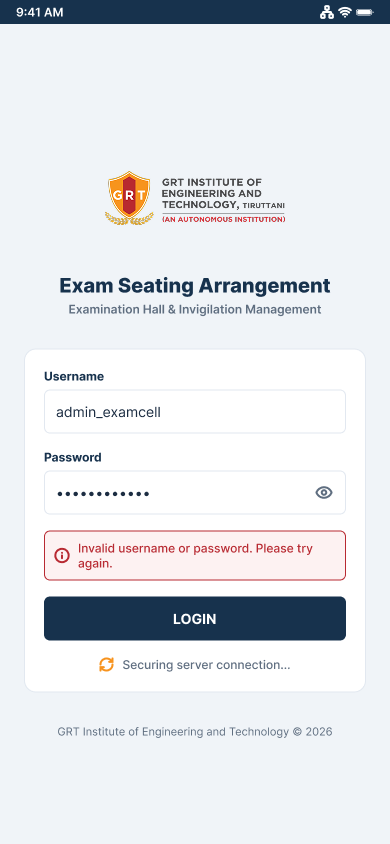
#> input picture ExamSeatingArrangementUI/page-1.png, 390 x 844 px
$ python generate_app_icons.py ../ExamSeatingArrangementUI/page-1.png ../ExamSeatingArrangementUI/page-10.png
#> lines starting #> are read from the running program, lines starting #| are printed output that depends on the picture
"""Generate Android launcher icons from the GRT logo.

Usage: python tools/generate_app_icons.py <logo_path> <res_dir>

Creates:
  drawable-nodpi/ic_launcher_logo_foreground.png   adaptive-icon foreground (432x432)
  mipmap-<density>/ic_launcher.png, ic_launcher_round.png   legacy icons (API 24/25)

The badge/background color is sampled from the logo's top-left corner so the
logo blends seamlessly into the icon.
"""
import os
import sys

from PIL import Image, ImageDraw

SIZES = {"mdpi": 48, "hdpi": 72, "xhdpi": 96, "xxhdpi": 144, "xxxhdpi": 192}
FG = 432
FG_BADGE_RADIUS = 132  # 66% safe zone of the 432px adaptive canvas


def fit(img: Image.Image, box: int) -> Image.Image:
    """Scale image to fit inside a box x box square, keeping aspect ratio."""
    w, h = img.size
    scale = min(box / w, box / h)
    return img.resize((int(w * scale), int(h * scale)), Image.LANCZOS)


def main() -> None:
    logo_path, res_dir = sys.argv[1], sys.argv[2]
    logo = Image.open(logo_path).convert("RGBA")
#> logo is the input picture: PIL image 390x844 RGBA; mean R, G, B, A 226.2, 229, 233.3, 255

    # Sample the logo's own background color (top-left corner).
    corner = logo.getpixel((2, 2))
#> corner = (23, 50, 77, 255)
    bg_rgb = (corner[0], corner[1], corner[2])
#> bg_rgb = (23, 50, 77)

    # ---- Adaptive icon foreground ------------------------------------
    fg = Image.new("RGBA", (FG, FG), (0, 0, 0, 0))
#> fg: PIL image 432x432 RGBA; every value is 0
    draw = ImageDraw.Draw(fg)
    cx = cy = FG // 2
    draw.ellipse(
        (cx - FG_BADGE_RADIUS, cy - FG_BADGE_RADIUS, cx + FG_BADGE_RADIUS, cy + FG_BADGE_RADIUS),
        fill=bg_rgb + (255,),
    )
    inner = int(2 * FG_BADGE_RADIUS * 0.80)
    scaled = fit(logo, inner)
#> in fit, `return img.resize((int(w * scale), int(h * scale)), Image.LANCZOS)`:
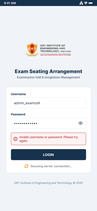
#> returned value: PIL image 97x211 RGBA; mean R, G, B, A 226, 228.9, 233.1, 255
    fg.paste(scaled, (cx - scaled.width // 2, cy - scaled.height // 2), scaled)
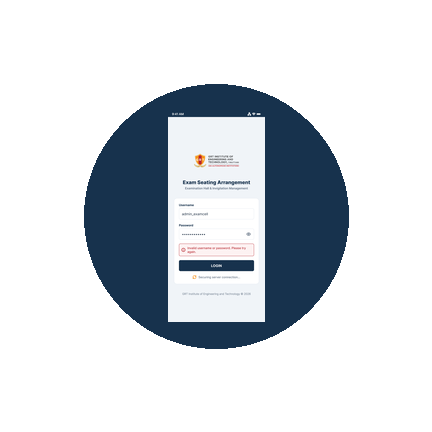
#> fg: PIL image 432x432 RGBA; mean R, G, B, A 29.1, 34.4, 39.9, 75.3; transparent parts drawn white

    out_dir = os.path.join(res_dir, "drawable-nodpi")
    os.makedirs(out_dir, exist_ok=True)
    fg.save(os.path.join(out_dir, "ic_launcher_logo_foreground.png"))

    # ---- Legacy square + round icons per density ----------------------
    for name, size in SIZES.items():
        density_dir = os.path.join(res_dir, "mipmap-" + name)
        os.makedirs(density_dir, exist_ok=True)
        pad = int(size * 0.12)
        scaled = fit(logo, size - 2 * pad)

        square = Image.new("RGBA", (size, size), (0, 0, 0, 0))
        d = ImageDraw.Draw(square)
        d.rounded_rectangle((0, 0, size - 1, size - 1), radius=int(size * 0.18), fill=bg_rgb + (255,))
        square.paste(scaled, ((size - scaled.width) // 2, (size - scaled.height) // 2), scaled)
        square.save(os.path.join(density_dir, "ic_launcher.png"))

        round_icon = Image.new("RGBA", (size, size), (0, 0, 0, 0))
        d = ImageDraw.Draw(round_icon)
        d.ellipse((0, 0, size - 1, size - 1), fill=bg_rgb + (255,))
        round_icon.paste(scaled, ((size - scaled.width) // 2, (size - scaled.height) // 2), scaled)
        round_icon.save(os.path.join(density_dir, "ic_launcher_round.png"))
#> this loop made 5 passes
#> pass 1, in main, `square.save(os.path.join(density_dir, "ic_launcher.png"))`:
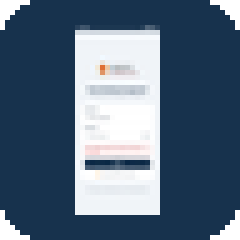
#> saved as ic_launcher.png: PIL image 48x48 RGBA (shown 5 times larger); mean R, G, B, A 79.3, 98.7, 118.5, 247.5; transparent parts drawn white
#> pass 1, in main, `round_icon.save(os.path.join(density_dir, "ic_launcher_round.png"))`:
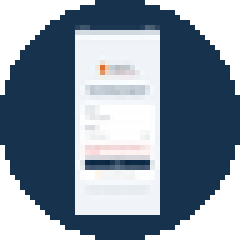
#> saved as ic_launcher_round.png: PIL image 48x48 RGBA (shown 5 times larger); mean R, G, B, A 74.9, 89.3, 104.1, 199.7; transparent parts drawn white
#> after the loop:
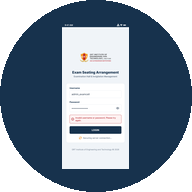
#> round_icon: PIL image 192x192 RGBA; mean R, G, B, A 71.9, 86.7, 101.9, 200.2; transparent parts drawn white
#> after the loop:
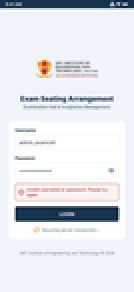
#> scaled: PIL image 67x146 RGBA (shown 2 times larger); mean R, G, B, A 225.9, 228.8, 233.1, 255
#> after the loop:
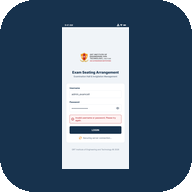
#> square: PIL image 192x192 RGBA; mean R, G, B, A 76.2, 96, 116.2, 247.8; transparent parts drawn white

    print("Icons written to", res_dir)
#| Icons written to ../ExamSeatingArrangementUI/page-10.png


if __name__ == "__main__":
    main()

$ run again, on ExamSeatingArrangementUI/page-3.png
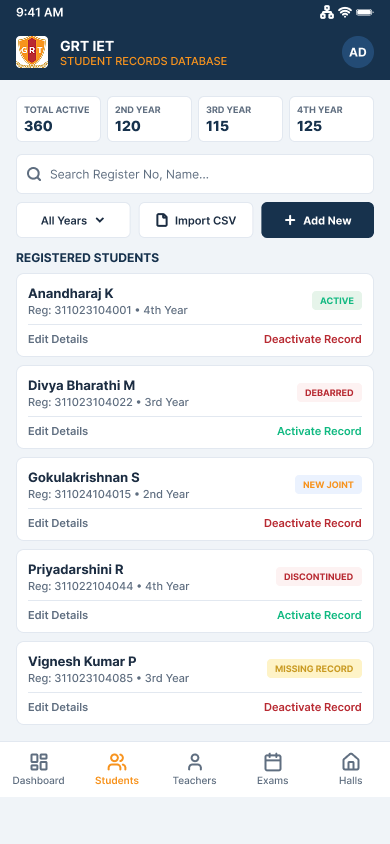
#> input picture ExamSeatingArrangementUI/page-3.png, 390 x 844 px
#> in main, logo is the input picture: PIL image 390x844 RGBA; mean R, G, B, A 221.4, 224.9, 228.6, 255
#> corner = (23, 50, 77, 255)
#> bg_rgb = (23, 50, 77)
#> in main, `fg.paste(scaled, (cx - scaled.width // 2, cy - scaled.height // 2), sc..`:
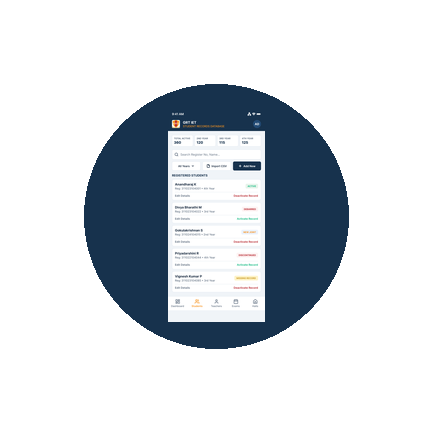
#> fg: PIL image 432x432 RGBA; mean R, G, B, A 28.5, 33.9, 39.3, 75.3; transparent parts drawn white
#> after the loop in main, `for name, size in SIZES.items():`:
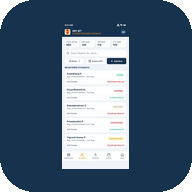
#> square: PIL image 192x192 RGBA; mean R, G, B, A 74.9, 94.9, 114.9, 247.8; transparent parts drawn white
#| Icons written to ../ExamSeatingArrangementUI/page-3.png

$ run again, on ExamSeatingArrangementUI/page-4.png
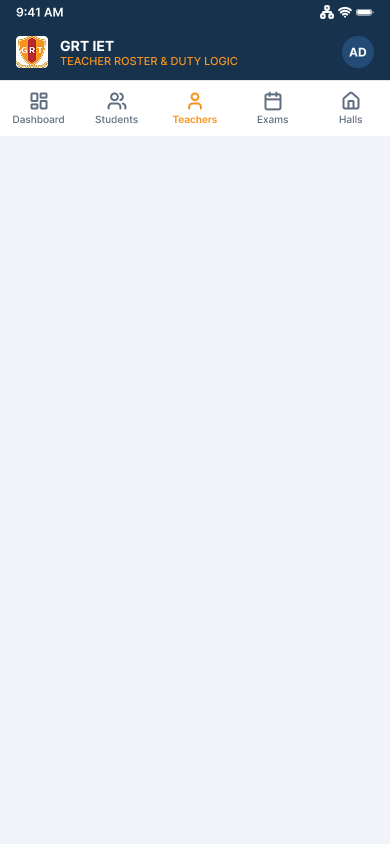
#> input picture ExamSeatingArrangementUI/page-4.png, 390 x 844 px
#> in main, logo is the input picture: PIL image 390x844 RGBA; mean R, G, B, A 221.4, 226.9, 232.3, 255
#> corner = (23, 50, 77, 255)
#> bg_rgb = (23, 50, 77)
#> after the loop in main, `for name, size in SIZES.items():`:
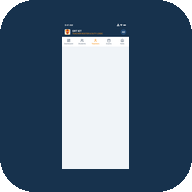
#> square: PIL image 192x192 RGBA; mean R, G, B, A 75, 95.5, 116, 247.8; transparent parts drawn white
#| Icons written to ../ExamSeatingArrangementUI/page-4.png
